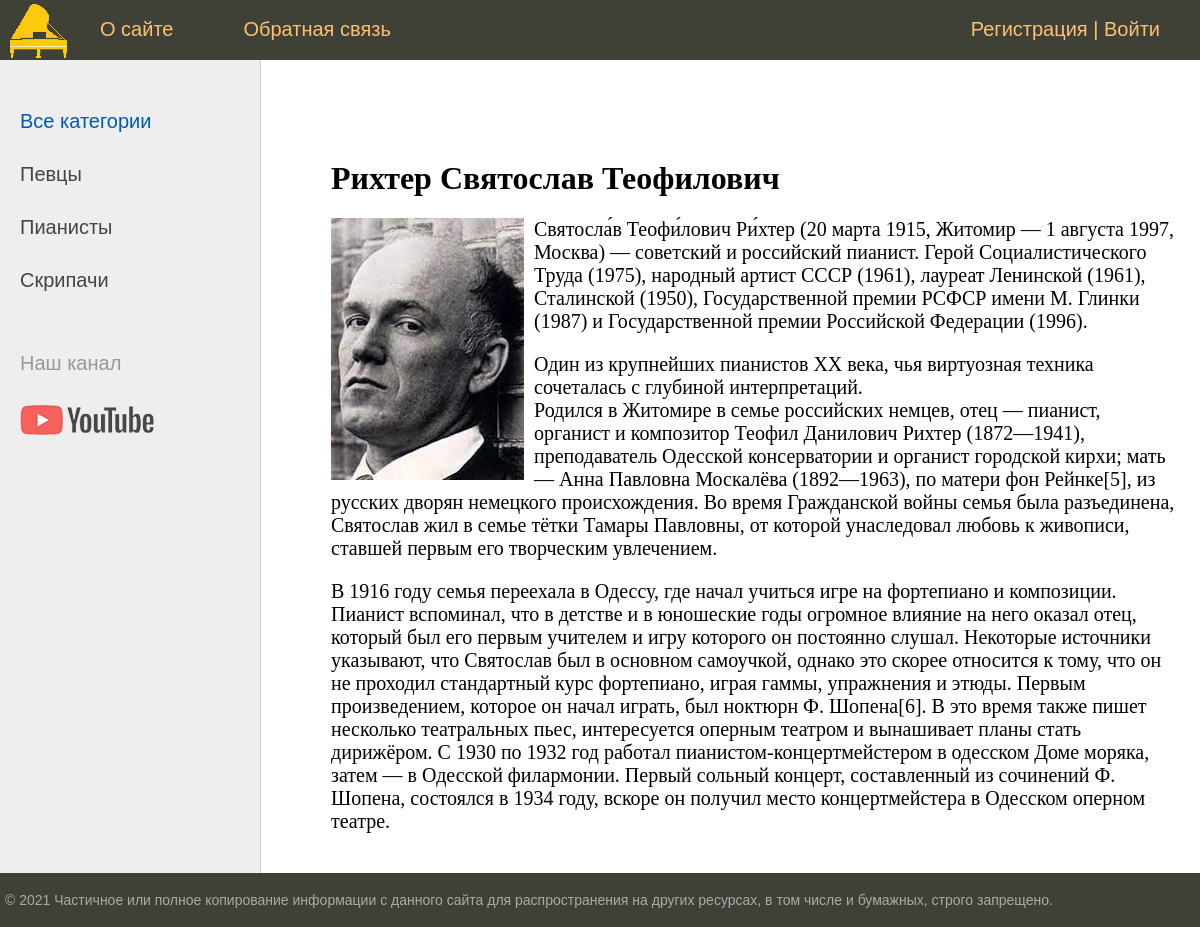
The page /post/rikhter/ on the database its author committed.
### musicians/models.py (models this page shows, shortened)
class Category(models.Model):
    name = models.CharField(max_length=100, db_index=True, verbose_name="Категория")
    slug = models.SlugField(max_length=255, unique=True, db_index=True, verbose_name="URL")
    def get_absolute_url(self):
        return reverse('category', kwargs={'cat_slug': self.slug})
    class Meta:
        verbose_name = 'Категория'
        verbose_name_plural = 'Категории'
        ordering = ['id']

class Musicians(models.Model):
    id = models.AutoField(primary_key=True)
    title = models.CharField(max_length=255, verbose_name = "Заголовок")
    slug = models.SlugField(max_length=255, unique=True, db_index=True, verbose_name="URL")
    content = models.TextField(blank=True, verbose_name = "Текст статьи")
    photo = models.ImageField(upload_to="photos/%Y/%m/%d/", verbose_name = "Фотографии")
    time_create = models.DateTimeField(auto_now_add=True, verbose_name = "Время создания")
    time_update = models.DateTimeField(auto_now=True, verbose_name = "Время обновления")
    is_published = models.BooleanField(default=True, verbose_name = "Публикация")
    cat = models.ForeignKey('Category', on_delete=models.PROTECT, verbose_name = "Категории")
    def __str__(self):
        return self.title
    class Meta:
        verbose_name = 'Известные музыканты'
        verbose_name_plural = 'Известные музыканты'
        ordering = ['time_create', 'title']

### musicians/views.py (the view)
# urls.py: path('post/<slug:post_slug>/', ShowPost.as_view(), name='post'),
class ShowPost(DataMixin, DetailView):
    model = Musicians
    template_name = 'musicians/post.html'
    slug_url_kwarg = 'post_slug'
    context_object_name = 'post'
    def get_context_data(self, *, object_list=None, **kwargs):
        context = super().get_context_data(**kwargs)
        c_def = self.get_user_context(title=context['post'])
        return dict(list(context.items()) + list(c_def.items()))

### musicians/utils.py (called while the page is built)
    def get_user_context(self, **kwargs):
        context = kwargs
        cats = cache.get('cats')
        if not cats:
            cats = Category.objects.annotate(Count('musicians'))
            cache.set('cats', cats, 60)
        cats = Category.objects.annotate(Count('musicians'))
        user_menu = menu.copy()
        if not self.request.user.is_authenticated:
            user_menu.pop(1)
        context['menu'] = user_menu
        context['cats'] = cats
        if 'cat_selected' not in context:
            context['cat_selected'] = 0
        return context

### musicians/templates/musicians/post.html
{% extends 'musicians/base.html' %}
{% block content %}
<h1>{{post.title}}</h1>
{% if post.photo %}
<p><img class="img-article-left" src="{{post.photo.url}}"></p>
{% endif %}
{{post.content|linebreaks}}
{% endblock %}

### musicians/templates/musicians/base.html (shortened to what this page needs)
{% load static %}
{% load musicians_tags %}
<!DOCTYPE html>
<html>
<head>
	<link type="text/css" href="{% static 'musicians/css/styles.css' %}" rel="stylesheet" />
</head>
<body>
<table class="table-page" border=0 cellpadding="0" cellspacing="0">
<tr><td valign=top>
{% block mainmenu %}
		<div class="header">
			<ul id="mainmenu" class="mainmenu">
			<li class="logo"><a href="{% url 'home' %}"><div class="logo"></div></a></li>
{% for m in menu %}
				<li><a href="{% url m.url_name %}">{{m.title}}</a></li>
{% endfor %}
			{% if request.user.is_authenticated %}
			<li class="last"> {{user.username}} | <a href="{% url 'logout' %}">Выйти</a></li>
			{% else %}
            <li class="last"><a href="{% url 'register' %}">Регистрация</a> | <a href="{% url 'login' %}">Войти</a></li>
			{% endif %}
			</ul>
		</div>
{% endblock mainmenu %}
<table class="table-content" border=0 cellpadding="0" cellspacing="0">
<tr>
<td valign="top" class="left-chapters">
	<ul id="leftchapters">
{% if cat_selected == 0 %}
        <li class="selected">Все категории</li>
{% else %}
        <li><a href="{% url 'home' %}">Все категории</a></li>
{% endif %}
{% for c in cats %}
{% if c.musicians__count > 0 %}
         {% if c.pk == cat_selected %}
                   <li class="selected">{{c.name}}</li>
         {% else %}
                   <li><a href="{{ c.get_absolute_url }}">{{c.name}}</a></li>
         {% endif %}
{% endif %}
{% endfor %}
		<li class="share">
		<p>Наш канал</p>
		<a class="share-yt" href="https://www.youtube.com/channel/UCetgtvy93o3i3CvyGXKFU3g" target="_blank" rel="nofollow"></a>
		</li>
	</ul>
</td>
<td valign="top" class="content">
	<div class="content-text">
{% block content %}
{% endblock %}
	</div>
</td></tr></table>
</td></tr>
<tr><td valign=top>
	<div id="footer">
		<p>&copy; 2021 Частичное или полное копирование информации с данного сайта для распространения на других ресурсах, в том числе и бумажных, строго запрещено.</p>
	</div>
</td></tr></table>
</body>
</html>

### musicians/static/musicians/css/styles.css (style rules this page uses)
html, body { font-family: 'Arial'; margin: 0; padding: 0; height: 100%; width: 100%; color: #444; }
a { color: #0059b2; text-decoration: none; }
img { max-width: 600px; height: auto; }
img.img-article-left { max-width: 300px; height: auto; float: left; padding: 0 10px 10px 0; }
.table-page { width: 100%; height: 100%; vertical-align: top; }
.table-page tr { height: 100%; }
.header { background: #3F4137; height: 60px; }
.logo { background: url('../images/logo.png') no-repeat 10px 2px; width: 70px; height: 60px; }
ul.mainmenu { list-style: none; margin: 0; padding: 0; height: 60px; color: #fdc073; font-size: 20px; overflow: hidden; }
ul.mainmenu li { float: left; margin: 18px 40px 0 30px; }
ul.mainmenu li.logo { margin: 0; }
ul.mainmenu li.last { float: right; }
ul.mainmenu li a { color: #fdc073; text-decoration: none; }
.table-content { width: 100%; min-height: 100%; height: 100%; }
.left-chapters { margin: 0; background: #eee; border-right: 1px solid #ccc; min-height: 100%; }
.left-chapters ul { width: 230px; min-height: 100%; margin: 0; padding: 20px 10px 10px 20px; list-style: none; font-size: 20px; }
.left-chapters ul li { margin: 30px 0 0 0; color: #999; }
.left-chapters ul li.selected { color: #0059b2; }
.left-chapters ul li a { color: #444; text-decoration: none; }
.left-chapters ul li.share { margin: 60px 0 0 0; }
.left-chapters ul li.share p { margin: 30px 0 30px 0; }
.left-chapters ul li.share a { display: inline-block; width: 40px; height: 40px; margin: 0 20px 0 0; }
.left-chapters ul li.share a.share-yt { width: 100%; height: 30px; background: url('../images/share_yt.png') no-repeat 0 0 }
.content { padding: 40px 20px 20px 40px; width: 100%; box-sizing: border-box; }
.content-text { margin: 60px 0 0 30px; color: #000; font-size: 20px; font-family: Yandex Sans Display Light; }
.content-text h1 { font-size: 32px; }
#footer { box-sizing: border-box; background: #3F4137; padding: 5px; color: #aaa; font-size: 14px; font-family: Verdana, Geneva, Arial, Helvetica; text-align: left; overflow: hidden; }

### rows shown on the page
Category: name "Певцы"
Category: name "Пианисты"
Category: name "Скрипачи"
Musicians: title "Рихтер Святослав Теофилович", photo (picture), content "Святосла́в Теофи́лович Ри́хтер (20 марта 1915, Житомир — 1 августа 1997, Москва) — советский и российский пианист. Герой Социалистического Труда (1975), народный артист СССР (1961), лауреат Ленинской (1961), Сталинской (1950), Государственной премии РСФСР имени М. Глинки (1987) и Государственной премии Российской Федерации (1996). Один из крупнейших пианистов XX века, чья виртуозная техника сочеталась с глубиной интерпретаций. Родился в Житомире в семье российских немцев, отец — пианист, органист и композитор Теофил Данилович Рихтер (1872—1941), преподаватель Одесской консерватории и органист городской кирхи; мать — Анна Павловна Москалёва (1892—1963), по матери фон Рейнке[5], из русских…"

### other values the page prints
{{ m.title }} "О сайте" "Обратная связь"
